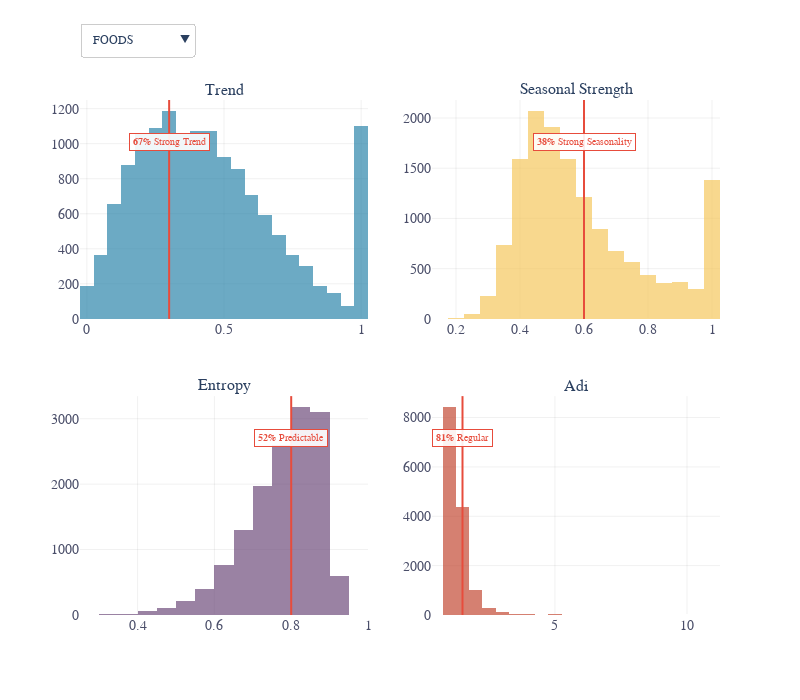

This figure's notebook cell:
### Markdown cell above
### 6.1 By Category

### Code cell
plot_distribution(
    diagnostics,
    columns=['trend', 'seasonal_strength', 'entropy', 'adi'],
    use_metric_defaults=True,  
    thresholds={
        'trend': 0.3,              # Custom: lower bar for "strong trend"
        'seasonal_strength': 0.6,  # Custom: higher bar for seasonality
        'entropy': 0.8,            # Keep default
        'adi': 1.5,                # Custom intermittency threshold
    },
    threshold_labels={
        'trend': 'Strong Trend',
        'seasonal_strength': 'Strong Seasonality', 
        'entropy': 'Predictable',
        'adi': 'Regular',
    },
    show_threshold_pct=True,
    mode='dropdown',
    group_col='cat_id'

)

### Figure 1 — Plotly figure (JSON) as saved in the notebook; plotly's stock layout.template omitted (floating-point values rounded to 4 significant figures; data arrays with more than 128 entries replaced by an {"elided": "..."} marker saying what was removed)
{"data": [{"marker": {"color": "#2E86AB", "opacity": 0.7}, "name": "trend", "nbinsx": 30, "showlegend": false, "type": "histogram", "visible": true, "x": {"elided": "14370 float values"}, "xaxis": "x", "yaxis": "y"}, {"marker": {"color": "#F6C85F", "opacity": 0.7}, "name": "seasonal_strength", "nbinsx": 30, "showlegend": false, "type": "histogram", "visible": true, "x": {"elided": "14370 float values"}, "xaxis": "x2", "yaxis": "y2"}, {"marker": {"color": "#6F4E7C", "opacity": 0.7}, "name": "entropy", "nbinsx": 30, "showlegend": false, "type": "histogram", "visible": true, "x": {"elided": "14370 float values"}, "xaxis": "x3", "yaxis": "y3"}, {"marker": {"color": "#C34A36", "opacity": 0.7}, "name": "adi", "nbinsx": 30, "showlegend": false, "type": "histogram", "visible": true, "x": {"elided": "14370 float values"}, "xaxis": "x4", "yaxis": "y4"}, {"marker": {"color": "#2E86AB", "opacity": 0.7}, "name": "trend", "nbinsx": 30, "showlegend": false, "type": "histogram", "visible": false, "x": {"elided": "5650 float values"}, "xaxis": "x", "yaxis": "y"}, {"marker": {"color": "#F6C85F", "opacity": 0.7}, "name": "seasonal_strength", "nbinsx": 30, "showlegend": false, "type": "histogram", "visible": false, "x": {"elided": "5650 float values"}, "xaxis": "x2", "yaxis": "y2"}, {"marker": {"color": "#6F4E7C", "opacity": 0.7}, "name": "entropy", "nbinsx": 30, "showlegend": false, "type": "histogram", "visible": false, "x": {"elided": "5650 float values"}, "xaxis": "x3", "yaxis": "y3"}, {"marker": {"color": "#C34A36", "opacity": 0.7}, "name": "adi", "nbinsx": 30, "showlegend": false, "type": "histogram", "visible": false, "x": {"elided": "5650 float values"}, "xaxis": "x4", "yaxis": "y4"}, {"marker": {"color": "#2E86AB", "opacity": 0.7}, "name": "trend", "nbinsx": 30, "showlegend": false, "type": "histogram", "visible": false, "x": {"elided": "10470 float values"}, "xaxis": "x", "yaxis": "y"}, {"marker": {"color": "#F6C85F", "opacity": 0.7}, "name": "seasonal_strength", "nbinsx": 30, "showlegend": false, "type": "histogram", "visible": false, "x": {"elided": "10470 float values"}, "xaxis": "x2", "yaxis": "y2"}, {"marker": {"color": "#6F4E7C", "opacity": 0.7}, "name": "entropy", "nbinsx": 30, "showlegend": false, "type": "histogram", "visible": false, "x": {"elided": "10470 float values"}, "xaxis": "x3", "yaxis": "y3"}, {"marker": {"color": "#C34A36", "opacity": 0.7}, "name": "adi", "nbinsx": 30, "showlegend": false, "type": "histogram", "visible": false, "x": {"elided": "10470 float values"}, "xaxis": "x4", "yaxis": "y4"}], "layout": {"annotations": [{"font": {"size": 16}, "showarrow": false, "text": "Trend", "x": 0.225, "xanchor": "center", "xref": "paper", "y": 1, "yanchor": "bottom", "yref": "paper"}, {"font": {"size": 16}, "showarrow": false, "text": "Seasonal Strength", "x": 0.775, "xanchor": "center", "xref": "paper", "y": 1, "yanchor": "bottom", "yref": "paper"}, {"font": {"size": 16}, "showarrow": false, "text": "Entropy", "x": 0.225, "xanchor": "center", "xref": "paper", "y": 0.425, "yanchor": "bottom", "yref": "paper"}, {"font": {"size": 16}, "showarrow": false, "text": "Adi", "x": 0.775, "xanchor": "center", "xref": "paper", "y": 0.425, "yanchor": "bottom", "yref": "paper"}, {"bgcolor": "rgba(255,255,255,0.9)", "bordercolor": "#e74c3c", "borderpad": 3, "borderwidth": 1, "font": {"color": "#e74c3c", "size": 10}, "showarrow": false, "text": "<b>67%</b> Strong Trend", "x": 0.3, "xref": "x", "y": 0.85, "yref": "y domain"}, {"bgcolor": "rgba(255,255,255,0.9)", "bordercolor": "#e74c3c", "borderpad": 3, "borderwidth": 1, "font": {"color": "#e74c3c", "size": 10}, "showarrow": false, "text": "<b>38%</b> Strong Seasonality", "x": 0.6, "xref": "x2", "y": 0.85, "yref": "y2 domain"}, {"bgcolor": "rgba(255,255,255,0.9)", "bordercolor": "#e74c3c", "borderpad": 3, "borderwidth": 1, "font": {"color": "#e74c3c", "size": 10}, "showarrow": false, "text": "<b>52%</b> Predictable", "x": 0.8, "xref": "x3", "y": 0.85, "yref": "y3 domain"}, {"bgcolor": "rgba(255,255,255,0.9)", "bordercolor": "#e74c3c", "borderpad": 3, "borderwidth": 1, "font": {"color": "#e74c3c", "size": 10}, "showarrow": false, "text": "<b>81%</b> Regular", "x": 1.5, "xref": "x4", "y": 0.85, "yref": "y4 domain"}], "font": {"family": "Source Sans Pro", "size": 14}, "height": 700, "legend": {"bgcolor": "rgba(255,255,255,0.9)", "bordercolor": "rgba(0,0,0,0.1)", "borderwidth": 1, "font": {"color": "#222222", "size": 12}, "orientation": "h", "x": 0.5, "xanchor": "center", "y": -0.12, "yanchor": "top"}, "margin": {"b": 85, "t": 100}, "paper_bgcolor": "white", "plot_bgcolor": "white", "shapes": [{"line": {"color": "#e74c3c", "dash": "solid", "width": 2}, "type": "line", "x0": 0.3, "x1": 0.3, "xref": "x", "y0": 0, "y1": 1, "yref": "y domain"}, {"line": {"color": "#e74c3c", "dash": "solid", "width": 2}, "type": "line", "x0": 0.6, "x1": 0.6, "xref": "x2", "y0": 0, "y1": 1, "yref": "y2 domain"}, {"line": {"color": "#e74c3c", "dash": "solid", "width": 2}, "type": "line", "x0": 0.8, "x1": 0.8, "xref": "x3", "y0": 0, "y1": 1, "yref": "y3 domain"}, {"line": {"color": "#e74c3c", "dash": "solid", "width": 2}, "type": "line", "x0": 1.5, "x1": 1.5, "xref": "x4", "y0": 0, "y1": 1, "yref": "y4 domain"}], "updatemenus": [{"bgcolor": "white", "bordercolor": "#ccc", "buttons": [{"args": [{"visible": [true, true, true, true, false, false, false, false, false, false, false, false]}, {"annotations": [{"font": {"size": 16}, "showarrow": false, "text": "Trend", "x": 0.225, "xanchor": "center", "xref": "paper", "y": 1, "yanchor": "bottom", "yref": "paper"}, {"font": {"size": 16}, "showarrow": false, "text": "Seasonal Strength", "x": 0.775, "xanchor": "center", "xref": "paper", "y": 1, "yanchor": "bottom", "yref": "paper"}, {"font": {"size": 16}, "showarrow": false, "text": "Entropy", "x": 0.225, "xanchor": "center", "xref": "paper", "y": 0.425, "yanchor": "bottom", "yref": "paper"}, {"font": {"size": 16}, "showarrow": false, "text": "Adi", "x": 0.775, "xanchor": "center", "xref": "paper", "y": 0.425, "yanchor": "bottom", "yref": "paper"}, {"bgcolor": "rgba(255,255,255,0.9)", "bordercolor": "#e74c3c", "borderpad": 3, "borderwidth": 1, "font": {"color": "#e74c3c", "size": 10}, "showarrow": false, "text": "<b>67%</b> Strong Trend", "x": 0.3, "xref": "x", "y": 0.85, "yref": "y domain"}, {"bgcolor": "rgba(255,255,255,0.9)", "bordercolor": "#e74c3c", "borderpad": 3, "borderwidth": 1, "font": {"color": "#e74c3c", "size": 10}, "showarrow": false, "text": "<b>38%</b> Strong Seasonality", "x": 0.6, "xref": "x2", "y": 0.85, "yref": "y2 domain"}, {"bgcolor": "rgba(255,255,255,0.9)", "bordercolor": "#e74c3c", "borderpad": 3, "borderwidth": 1, "font": {"color": "#e74c3c", "size": 10}, "showarrow": false, "text": "<b>52%</b> Predictable", "x": 0.8, "xref": "x3", "y": 0.85, "yref": "y3 domain"}, {"bgcolor": "rgba(255,255,255,0.9)", "bordercolor": "#e74c3c", "borderpad": 3, "borderwidth": 1, "font": {"color": "#e74c3c", "size": 10}, "showarrow": false, "text": "<b>81%</b> Regular", "x": 1.5, "xref": "x4", "y": 0.85, "yref": "y4 domain"}]}], "label": "FOODS", "method": "update"}, {"args": [{"visible": [false, false, false, false, true, true, true, true, false, false, false, false]}, {"annotations": [{"font": {"size": 16}, "showarrow": false, "text": "Trend", "x": 0.225, "xanchor": "center", "xref": "paper", "y": 1, "yanchor": "bottom", "yref": "paper"}, {"font": {"size": 16}, "showarrow": false, "text": "Seasonal Strength", "x": 0.775, "xanchor": "center", "xref": "paper", "y": 1, "yanchor": "bottom", "yref": "paper"}, {"font": {"size": 16}, "showarrow": false, "text": "Entropy", "x": 0.225, "xanchor": "center", "xref": "paper", "y": 0.425, "yanchor": "bottom", "yref": "paper"}, {"font": {"size": 16}, "showarrow": false, "text": "Adi", "x": 0.775, "xanchor": "center", "xref": "paper", "y": 0.425, "yanchor": "bottom", "yref": "paper"}, {"bgcolor": "rgba(255,255,255,0.9)", "bordercolor": "#e74c3c", "borderpad": 3, "borderwidth": 1, "font": {"color": "#e74c3c", "size": 10}, "showarrow": false, "text": "<b>46%</b> Strong Trend", "x": 0.3, "xref": "x", "y": 0.85, "yref": "y domain"}, {"bgcolor": "rgba(255,255,255,0.9)", "bordercolor": "#e74c3c", "borderpad": 3, "borderwidth": 1, "font": {"color": "#e74c3c", "size": 10}, "showarrow": false, "text": "<b>31%</b> Strong Seasonality", "x": 0.6, "xref": "x2", "y": 0.85, "yref": "y2 domain"}, {"bgcolor": "rgba(255,255,255,0.9)", "bordercolor": "#e74c3c", "borderpad": 3, "borderwidth": 1, "font": {"color": "#e74c3c", "size": 10}, "showarrow": false, "text": "<b>23%</b> Predictable", "x": 0.8, "xref": "x3", "y": 0.85, "yref": "y3 domain"}, {"bgcolor": "rgba(255,255,255,0.9)", "bordercolor": "#e74c3c", "borderpad": 3, "borderwidth": 1, "font": {"color": "#e74c3c", "size": 10}, "showarrow": false, "text": "<b>60%</b> Regular", "x": 1.5, "xref": "x4", "y": 0.85, "yref": "y4 domain"}]}], "label": "HOBBIES", "method": "update"}, {"args": [{"visible": [false, false, false, false, false, false, false, false, true, true, true, true]}, {"annotations": [{"font": {"size": 16}, "showarrow": false, "text": "Trend", "x": 0.225, "xanchor": "center", "xref": "paper", "y": 1, "yanchor": "bottom", "yref": "paper"}, {"font": {"size": 16}, "showarrow": false, "text": "Seasonal Strength", "x": 0.775, "xanchor": "center", "xref": "paper", "y": 1, "yanchor": "bottom", "yref": "paper"}, {"font": {"size": 16}, "showarrow": false, "text": "Entropy", "x": 0.225, "xanchor": "center", "xref": "paper", "y": 0.425, "yanchor": "bottom", "yref": "paper"}, {"font": {"size": 16}, "showarrow": false, "text": "Adi", "x": 0.775, "xanchor": "center", "xref": "paper", "y": 0.425, "yanchor": "bottom", "yref": "paper"}, {"bgcolor": "rgba(255,255,255,0.9)", "bordercolor": "#e74c3c", "borderpad": 3, "borderwidth": 1, "font": {"color": "#e74c3c", "size": 10}, "showarrow": false, "text": "<b>47%</b> Strong Trend", "x": 0.3, "xref": "x", "y": 0.85, "yref": "y domain"}, {"bgcolor": "rgba(255,255,255,0.9)", "bordercolor": "#e74c3c", "borderpad": 3, "borderwidth": 1, "font": {"color": "#e74c3c", "size": 10}, "showarrow": false, "text": "<b>33%</b> Strong Seasonality", "x": 0.6, "xref": "x2", "y": 0.85, "yref": "y2 domain"}, {"bgcolor": "rgba(255,255,255,0.9)", "bordercolor": "#e74c3c", "borderpad": 3, "borderwidth": 1, "font": {"color": "#e74c3c", "size": 10}, "showarrow": false, "text": "<b>31%</b> Predictable", "x": 0.8, "xref": "x3", "y": 0.85, "yref": "y3 domain"}, {"bgcolor": "rgba(255,255,255,0.9)", "bordercolor": "#e74c3c", "borderpad": 3, "borderwidth": 1, "font": {"color": "#e74c3c", "size": 10}, "showarrow": false, "text": "<b>68%</b> Regular", "x": 1.5, "xref": "x4", "y": 0.85, "yref": "y4 domain"}]}], "label": "HOUSEHOLD", "method": "update"}], "direction": "down", "font": {"size": 12}, "showactive": true, "x": 0, "xanchor": "left", "y": 1.15, "yanchor": "top"}], "width": 800, "xaxis": {"anchor": "y", "color": "#4A4E69", "domain": [0, 0.45], "gridcolor": "rgba(0,0,0,0.06)", "showgrid": true, "tickcolor": "#4A4E69"}, "xaxis2": {"anchor": "y2", "color": "#4A4E69", "domain": [0.55, 1], "gridcolor": "rgba(0,0,0,0.06)", "showgrid": true, "tickcolor": "#4A4E69"}, "xaxis3": {"anchor": "y3", "color": "#4A4E69", "domain": [0, 0.45], "gridcolor": "rgba(0,0,0,0.06)", "showgrid": true, "tickcolor": "#4A4E69"}, "xaxis4": {"anchor": "y4", "color": "#4A4E69", "domain": [0.55, 1], "gridcolor": "rgba(0,0,0,0.06)", "showgrid": true, "tickcolor": "#4A4E69"}, "yaxis": {"anchor": "x", "color": "#4A4E69", "domain": [0.575, 1], "gridcolor": "rgba(0,0,0,0.06)", "showgrid": true, "tickcolor": "#4A4E69"}, "yaxis2": {"anchor": "x2", "color": "#4A4E69", "domain": [0.575, 1], "gridcolor": "rgba(0,0,0,0.06)", "showgrid": true, "tickcolor": "#4A4E69"}, "yaxis3": {"anchor": "x3", "color": "#4A4E69", "domain": [0, 0.425], "gridcolor": "rgba(0,0,0,0.06)", "showgrid": true, "tickcolor": "#4A4E69"}, "yaxis4": {"anchor": "x4", "color": "#4A4E69", "domain": [0, 0.425], "gridcolor": "rgba(0,0,0,0.06)", "showgrid": true, "tickcolor": "#4A4E69"}}}
